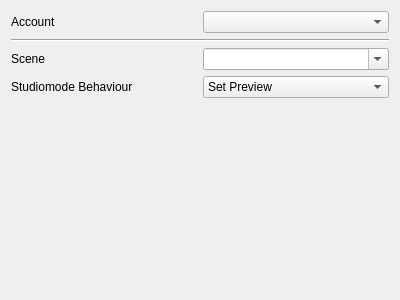
<?xml version="1.0" encoding="UTF-8"?>
<ui version="4.0">
 <class>Form</class>
 <widget class="QWidget" name="Form">
  <property name="geometry">
   <rect>
    <x>0</x>
    <y>0</y>
    <width>400</width>
    <height>300</height>
   </rect>
  </property>
  <property name="windowTitle">
   <string>Form</string>
  </property>
  <layout class="QGridLayout" name="gridLayout">
   <item row="0" column="1">
    <widget class="QComboBox" name="account_combo"/>
   </item>
   <item row="0" column="0">
    <widget class="QLabel" name="label">
     <property name="text">
      <string>Account</string>
     </property>
    </widget>
   </item>
   <item row="2" column="1">
    <widget class="QComboBox" name="scenename_combo">
     <property name="editable">
      <bool>true</bool>
     </property>
    </widget>
   </item>
   <item row="1" column="0" colspan="2">
    <widget class="Line" name="line">
     <property name="orientation">
      <enum>Qt::Horizontal</enum>
     </property>
    </widget>
   </item>
   <item row="2" column="0">
    <widget class="QLabel" name="label_2">
     <property name="text">
      <string>Scene</string>
     </property>
    </widget>
   </item>
   <item row="4" column="1">
    <spacer name="verticalSpacer">
     <property name="orientation">
      <enum>Qt::Vertical</enum>
     </property>
     <property name="sizeHint" stdset="0">
      <size>
       <width>20</width>
       <height>40</height>
      </size>
     </property>
    </spacer>
   </item>
   <item row="3" column="0">
    <widget class="QLabel" name="label_3">
     <property name="text">
      <string>Studiomode Behaviour</string>
     </property>
    </widget>
   </item>
   <item row="3" column="1">
    <widget class="QComboBox" name="studiomode_combo">
     <property name="currentIndex">
      <number>1</number>
     </property>
     <item>
      <property name="text">
       <string>Set Program</string>
      </property>
     </item>
     <item>
      <property name="text">
       <string>Set Preview</string>
      </property>
     </item>
    </widget>
   </item>
  </layout>
 </widget>
 <resources/>
 <connections/>
</ui>
